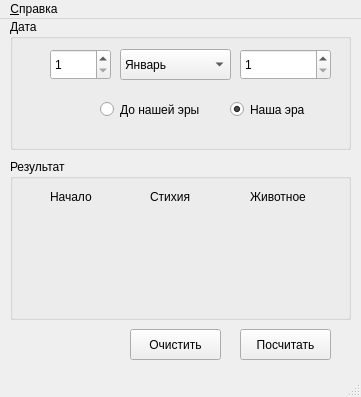
<?xml version="1.0" encoding="UTF-8"?>
<!--
This file is a part of __PROGRAM_NAME__ __PROGRAM_VERSION__

This file installs __PROGRAM_NAME__ in the operating system, cleans
temporary files and directory in the project.

__PROGRAM_COPYRIGHT__ __PROGRAM_AUTHOR__ __PROGRAM_AUTHOR_EMAIL__

This program is free software: you can redistribute it and/or modify
it under the terms of the GNU General Public License as published by
the Free Software Foundation, either version 3 of the License, or
(at your option) any later version.

This program is distributed in the hope that it will be useful,
but WITHOUT ANY WARRANTY; without even the implied warranty of
MERCHANTABILITY or FITNESS FOR A PARTICULAR PURPOSE.  See the
GNU General Public License for more details.

You should have received a copy of the GNU General Public License
along with this program.  If not, see <http://www.gnu.org/licenses/>.
-->
<ui version="4.0">
 <class>MainWindow</class>
 <widget class="QMainWindow" name="MainWindow">
  <property name="geometry">
   <rect>
    <x>0</x>
    <y>0</y>
    <width>361</width>
    <height>397</height>
   </rect>
  </property>
  <property name="sizePolicy">
   <sizepolicy hsizetype="Preferred" vsizetype="Preferred">
    <horstretch>0</horstretch>
    <verstretch>0</verstretch>
   </sizepolicy>
  </property>
  <property name="minimumSize">
   <size>
    <width>361</width>
    <height>397</height>
   </size>
  </property>
  <property name="maximumSize">
   <size>
    <width>361</width>
    <height>397</height>
   </size>
  </property>
  <property name="baseSize">
   <size>
    <width>0</width>
    <height>0</height>
   </size>
  </property>
  <property name="windowTitle">
   <string>YearInfo</string>
  </property>
  <property name="windowIcon">
   <iconset resource="res.qrc">
    <normaloff>:/images/general/images/appicon.svg</normaloff>:/images/general/images/appicon.svg</iconset>
  </property>
  <widget class="QWidget" name="centralWidget">
   <widget class="QPushButton" name="pushButton_eval">
    <property name="geometry">
     <rect>
      <x>240</x>
      <y>310</y>
      <width>91</width>
      <height>31</height>
     </rect>
    </property>
    <property name="text">
     <string>Посчитать</string>
    </property>
    <property name="autoDefault">
     <bool>true</bool>
    </property>
    <property name="default">
     <bool>false</bool>
    </property>
   </widget>
   <widget class="QPushButton" name="pushButton_clear">
    <property name="geometry">
     <rect>
      <x>130</x>
      <y>310</y>
      <width>91</width>
      <height>31</height>
     </rect>
    </property>
    <property name="text">
     <string>Очистить</string>
    </property>
    <property name="autoDefault">
     <bool>true</bool>
    </property>
   </widget>
   <widget class="QGroupBox" name="groupBox">
    <property name="geometry">
     <rect>
      <x>10</x>
      <y>0</y>
      <width>341</width>
      <height>131</height>
     </rect>
    </property>
    <property name="autoFillBackground">
     <bool>false</bool>
    </property>
    <property name="title">
     <string>Дата</string>
    </property>
    <property name="flat">
     <bool>false</bool>
    </property>
    <widget class="QSpinBox" name="spinBox_day">
     <property name="geometry">
      <rect>
       <x>40</x>
       <y>30</y>
       <width>61</width>
       <height>31</height>
      </rect>
     </property>
     <property name="minimum">
      <number>1</number>
     </property>
     <property name="maximum">
      <number>31</number>
     </property>
    </widget>
    <widget class="QSpinBox" name="spinBox_year">
     <property name="geometry">
      <rect>
       <x>230</x>
       <y>30</y>
       <width>91</width>
       <height>31</height>
      </rect>
     </property>
     <property name="minimum">
      <number>1</number>
     </property>
     <property name="maximum">
      <number>1000000</number>
     </property>
    </widget>
    <widget class="QComboBox" name="comboBox_month">
     <property name="geometry">
      <rect>
       <x>110</x>
       <y>30</y>
       <width>111</width>
       <height>31</height>
      </rect>
     </property>
     <property name="currentIndex">
      <number>0</number>
     </property>
     <property name="maxVisibleItems">
      <number>12</number>
     </property>
     <property name="maxCount">
      <number>12</number>
     </property>
     <item>
      <property name="text">
       <string>Январь</string>
      </property>
     </item>
     <item>
      <property name="text">
       <string>Февраль</string>
      </property>
     </item>
     <item>
      <property name="text">
       <string>Март</string>
      </property>
     </item>
     <item>
      <property name="text">
       <string>Апрель</string>
      </property>
     </item>
     <item>
      <property name="text">
       <string>Май</string>
      </property>
     </item>
     <item>
      <property name="text">
       <string>Июнь</string>
      </property>
     </item>
     <item>
      <property name="text">
       <string>Июль</string>
      </property>
     </item>
     <item>
      <property name="text">
       <string>Август</string>
      </property>
     </item>
     <item>
      <property name="text">
       <string>Сентябрь</string>
      </property>
     </item>
     <item>
      <property name="text">
       <string>Октябрь</string>
      </property>
     </item>
     <item>
      <property name="text">
       <string>Ноябрь</string>
      </property>
     </item>
     <item>
      <property name="text">
       <string>Декабрь</string>
      </property>
     </item>
    </widget>
    <widget class="QRadioButton" name="radioButton_era">
     <property name="geometry">
      <rect>
       <x>220</x>
       <y>80</y>
       <width>101</width>
       <height>21</height>
      </rect>
     </property>
     <property name="text">
      <string>Наша эра</string>
     </property>
     <property name="checked">
      <bool>true</bool>
     </property>
    </widget>
    <widget class="QRadioButton" name="radioButton_era_before">
     <property name="geometry">
      <rect>
       <x>90</x>
       <y>80</y>
       <width>131</width>
       <height>21</height>
      </rect>
     </property>
     <property name="text">
      <string>До нашей эры</string>
     </property>
    </widget>
   </widget>
   <widget class="QGroupBox" name="groupBox_2">
    <property name="geometry">
     <rect>
      <x>10</x>
      <y>140</y>
      <width>341</width>
      <height>161</height>
     </rect>
    </property>
    <property name="title">
     <string>Результат</string>
    </property>
    <property name="flat">
     <bool>true</bool>
    </property>
    <widget class="QLabel" name="label_basis">
     <property name="geometry">
      <rect>
       <x>40</x>
       <y>30</y>
       <width>81</width>
       <height>16</height>
      </rect>
     </property>
     <property name="text">
      <string>Начало</string>
     </property>
    </widget>
    <widget class="QLabel" name="label_element">
     <property name="geometry">
      <rect>
       <x>140</x>
       <y>30</y>
       <width>81</width>
       <height>16</height>
      </rect>
     </property>
     <property name="text">
      <string>Стихия</string>
     </property>
    </widget>
    <widget class="QLabel" name="label_animal">
     <property name="geometry">
      <rect>
       <x>240</x>
       <y>30</y>
       <width>81</width>
       <height>16</height>
      </rect>
     </property>
     <property name="text">
      <string>Животное</string>
     </property>
    </widget>
    <widget class="QLabel" name="label_basis_img">
     <property name="geometry">
      <rect>
       <x>40</x>
       <y>70</y>
       <width>64</width>
       <height>64</height>
      </rect>
     </property>
     <property name="text">
      <string/>
     </property>
     <property name="scaledContents">
      <bool>true</bool>
     </property>
    </widget>
    <widget class="QLabel" name="label_element_img">
     <property name="geometry">
      <rect>
       <x>140</x>
       <y>70</y>
       <width>64</width>
       <height>64</height>
      </rect>
     </property>
     <property name="text">
      <string/>
     </property>
     <property name="scaledContents">
      <bool>true</bool>
     </property>
    </widget>
    <widget class="QLabel" name="label_animal_img">
     <property name="geometry">
      <rect>
       <x>240</x>
       <y>70</y>
       <width>64</width>
       <height>64</height>
      </rect>
     </property>
     <property name="text">
      <string/>
     </property>
     <property name="scaledContents">
      <bool>true</bool>
     </property>
    </widget>
   </widget>
  </widget>
  <widget class="QMenuBar" name="menuBar">
   <property name="geometry">
    <rect>
     <x>0</x>
     <y>0</y>
     <width>361</width>
     <height>27</height>
    </rect>
   </property>
   <widget class="QMenu" name="menu">
    <property name="title">
     <string>&amp;Справка</string>
    </property>
    <addaction name="action"/>
   </widget>
   <addaction name="menu"/>
  </widget>
  <widget class="QStatusBar" name="statusBar"/>
  <action name="action">
   <property name="icon">
    <iconset>
     <normaloff>:/images/general/images/app.png</normaloff>:/images/general/images/app.png</iconset>
   </property>
   <property name="text">
    <string>&amp;О программе</string>
   </property>
  </action>
 </widget>
 <layoutdefault spacing="6" margin="11"/>
 <tabstops>
  <tabstop>spinBox_day</tabstop>
  <tabstop>comboBox_month</tabstop>
  <tabstop>spinBox_year</tabstop>
  <tabstop>radioButton_era</tabstop>
  <tabstop>radioButton_era_before</tabstop>
  <tabstop>pushButton_clear</tabstop>
  <tabstop>pushButton_eval</tabstop>
 </tabstops>
 <resources>
  <include location="res.qrc"/>
 </resources>
 <connections>
  <connection>
   <sender>comboBox_month</sender>
   <signal>currentIndexChanged(QString)</signal>
   <receiver>MainWindow</receiver>
   <slot>slot1_alignNumberOfDays()</slot>
   <hints>
    <hint type="sourcelabel">
     <x>175</x>
     <y>72</y>
    </hint>
    <hint type="destinationlabel">
     <x>180</x>
     <y>198</y>
    </hint>
   </hints>
  </connection>
  <connection>
   <sender>spinBox_year</sender>
   <signal>valueChanged(int)</signal>
   <receiver>MainWindow</receiver>
   <slot>slot1_alignNumberOfDays()</slot>
   <hints>
    <hint type="sourcelabel">
     <x>285</x>
     <y>72</y>
    </hint>
    <hint type="destinationlabel">
     <x>180</x>
     <y>198</y>
    </hint>
   </hints>
  </connection>
  <connection>
   <sender>radioButton_era</sender>
   <signal>toggled(bool)</signal>
   <receiver>MainWindow</receiver>
   <slot>slot1_alignNumberOfDays()</slot>
   <hints>
    <hint type="sourcelabel">
     <x>280</x>
     <y>117</y>
    </hint>
    <hint type="destinationlabel">
     <x>180</x>
     <y>198</y>
    </hint>
   </hints>
  </connection>
 </connections>
 <slots>
  <slot>slot1_alignNumberOfDays()</slot>
  <slot>slot2_decreaseYear()</slot>
  <slot>slot3_increaseYear()</slot>
 </slots>
</ui>
